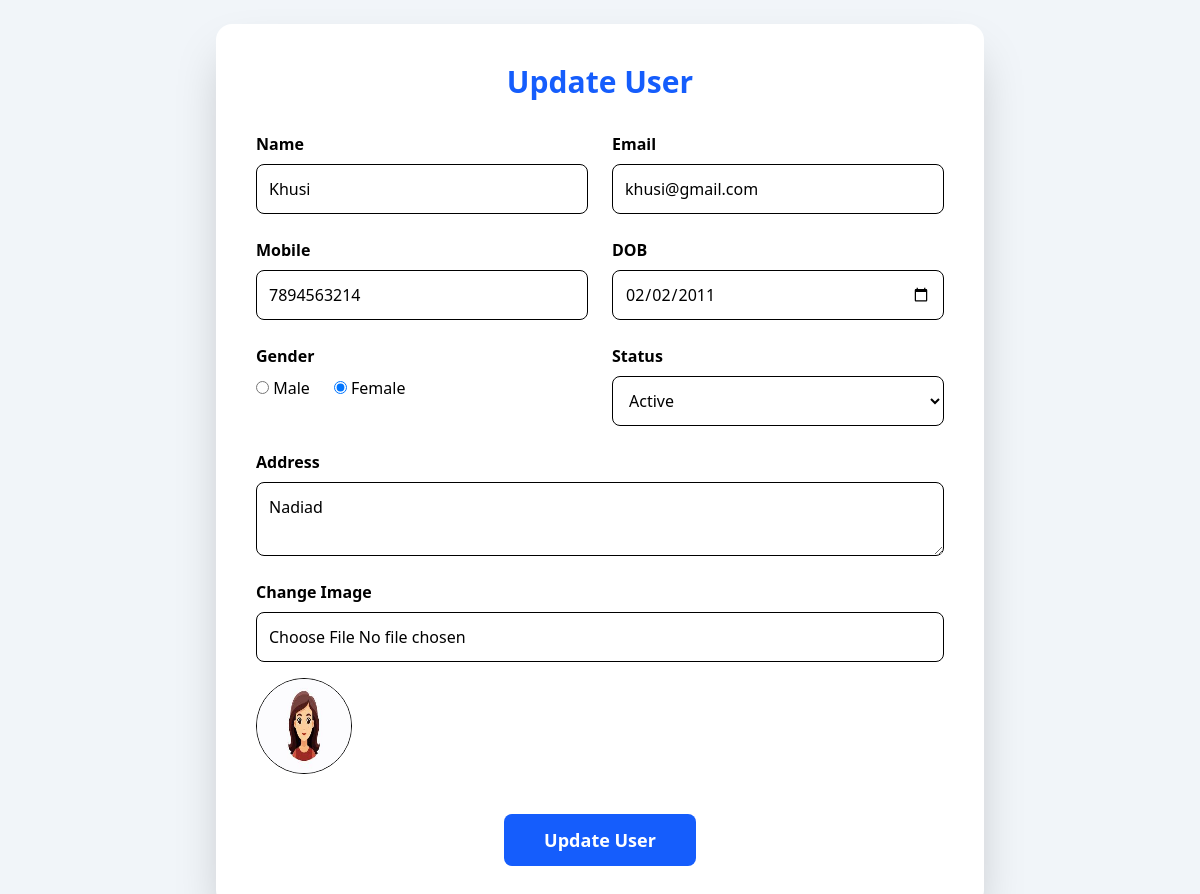
The app's page /update.php?id=2 with its own data.
### tables this page shows
CREATE TABLE `users` (
  `id` int NOT NULL,
  `profile_img` varchar(255) DEFAULT NULL,
  `name` varchar(100) DEFAULT NULL,
  `email` varchar(100) DEFAULT NULL,
  `mobile` varchar(15) DEFAULT NULL,
  `gender` varchar(10) DEFAULT NULL,
  `date_of_birth` date DEFAULT NULL,
  `address` text,
  `status` tinyint(1) DEFAULT '1',
  `is_deleted` tinyint(1) DEFAULT '0'
);

### src/db.php (called while the page is built, shortened)
<?php
class db{
    var $con;
    function __construct()
    {
        try{
            $this->con = new PDO('mysql:host=localhost;dbname=UserData','root','Root@123');
            $this->con->setAttribute(PDO::ATTR_ERRMODE,PDO::ERRMODE_EXCEPTION);
        }
        catch(PDOException $e){
            echo $e->getMessage();
        }
    }
    function viewbyid($id)
    {
        $qry = "SELECT * FROM users WHERE id=:id";
        $stmt = $this->con->prepare($qry);
        $stmt->bindParam(':id',$id);
        $stmt->execute();
        return $stmt->fetch(PDO::FETCH_ASSOC);
    }
}
?>

### src/update.php (the view, shortened to what this page needs)
<?php
require "db.php";
$obj=new db();
$id=$_GET['id'];
$data=$obj->viewbyid($id);
?>
<html>
<head>
    <link href="output.css" rel="stylesheet">
</head>
<body class="bg-slate-100">
<div class="min-h-screen flex items-center justify-center p-6">
    <div class="bg-white shadow-2xl rounded-2xl p-10 w-full max-w-3xl">
        <h2 class="text-3xl font-bold text-center text-blue-600 mb-8">
            Update User
        </h2>
        <form method="post" enctype="multipart/form-data" class="grid md:grid-cols-2 gap-6">
            <div>
                <label class="font-semibold">Name</label>
                <input type="text" name="name" value="<?= $data['name']?>" required
                    class="w-full mt-2 p-3 border rounded-lg focus:ring-2 focus:ring-blue-400">
            </div>
            <div>
                <label class="font-semibold">Email</label>
                <input type="email" name="email" value="<?= $data['email']?>" required
                    class="w-full mt-2 p-3 border rounded-lg focus:ring-2 focus:ring-blue-400">
            </div>
            <div>
                <label class="font-semibold">Mobile</label>
                <input type="text" name="mobile" value="<?= $data['mobile']?>" required
                    class="w-full mt-2 p-3 border rounded-lg focus:ring-2 focus:ring-blue-400">
            </div>
            <div>
                <label class="font-semibold">DOB</label>
                <input type="date" name="dob" value="<?= $data['date_of_birth']?>"
                    class="w-full mt-2 p-3 border rounded-lg focus:ring-2 focus:ring-blue-400">
            </div>
            <div>
                <label class="font-semibold block mb-2">Gender</label>
                <div class="flex gap-6">
                    <label>
                        <input type="radio" name="gender" value="Male" <?=$data['gender']=='Male' ?'checked':''?>> Male
                    </label>
                    <label>
                        <input type="radio" name="gender" value="Female" <?=$data['gender']=='Female' ?'checked':''?>> Female
                    </label>
                </div>
            </div>
            <div>
                <label class="font-semibold">Status</label>
                <select name="status"
                    class="w-full mt-2 p-3 border rounded-lg focus:ring-2 focus:ring-blue-400">
                    <option value="1" <?=$data['status']==1?'selected':''?>>Active</option>
                </select>
            </div>
            <div class="md:col-span-2">
                <label class="font-semibold">Address</label>
                <textarea name="address"
                    class="w-full mt-2 p-3 border rounded-lg focus:ring-2 focus:ring-blue-400"><?= $data['address']?></textarea>
            </div>
            <div class="md:col-span-2">
                <label class="font-semibold">Change Image</label>
                <input type="file" name="img"
                    class="w-full mt-2 p-3 border rounded-lg bg-white">
                <img src="uploads/<?= $data['profile_img']?>"
                     class="mt-4 w-24 h-24 rounded-full border">
            </div>
            <div class="md:col-span-2 text-center mt-4">
                <input type="submit" name="submit" value="Update User"
                    class="bg-blue-600 hover:bg-blue-700 text-white px-10 py-3 rounded-lg text-lg font-semibold cursor-pointer">
            </div>
        </form>
    </div>
</div>
</body>
</html>

### records on screen
users: name "Khusi", email "khusi@gmail.com", mobile "7894563214", dob "02/02/2011", gender "☐ Male", gender "☑ Female", status "Active", address "Nadiad", profile_img (picture)
